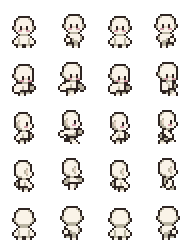
#> input picture data/character/base-walk-character.png, 96 x 120 px (shown 2 times larger)
$ python -i gen-spritesheets.py   (imports and definitions only)
#> lines starting #> are read from the running program, lines starting #| are printed output that depends on the picture
#> further down, picture is the input picture: PIL image 96x120 RGBA; mean R, G, B, A 41.3, 39.2, 37, 63
#!/usr/bin/env python3
"""
Generate 2x2 four-frame sprite sheets for the combat/pen/dungeon rig from the
single-frame dot sprites in data/sprites/.

Layout (per digimon):
  Row 0 (WALK cycle, always loops):   [frame0 bob-up]  [frame1 bob-down]
  Row 1 (HIT cycle, on attack/skill): [frame2 recoil]  [frame3 lean-back]

Each source dotNNN.PNG is 32x32 RGBA and maps to catalog id NNN via
`dot{NNN}.gif` (skullbot scheme). Output:
  backend/public/assets/sprites/<NNN>.png        (64x64, 2x2 grid: walk + hit)
  backend/public/assets/sprites-static/<NNN>.png (32x32, frame 0 only — the
                                                 non-dungeon still displays)

The rig (scene3d/src/sprite-rig.ts) slices the 2x2 sheet into 4 frames and
loops the walk row, switching to the hit row when playAttack() fires; the
sprites-static cell is what every 2D <img> (roster/lobby/cards) now reads.
"""
from __future__ import annotations

import os
import sys
from PIL import Image, ImageEnhance

ROOT = os.path.dirname(os.path.dirname(os.path.abspath(__file__)))
SRC_DIR = os.path.join(ROOT, "data", "sprites")
# Served by the backend's /assets/sprites (+ /assets/sprites-static) static
# mounts (frontend/public is root-owned and unwritable here; this mirrors how
# /assets/digimon and /assets/arenas are served from backend/public/assets in
# dev + prod).
OUT_DIR = os.path.join(ROOT, "backend", "public", "assets", "sprites")
OUT_STATIC_DIR = os.path.join(ROOT, "backend", "public", "assets", "sprites-static")

CELL = 32
SHEET = CELL * 2


def tint_red(img: Image.Image, amount: float) -> Image.Image:
    """Add a red wash to opaque pixels (used for the hit/recoil frames)."""
    if amount <= 0:
        return img
    rgb = img.convert("RGBA")
    px = rgb.load()
    w, h = rgb.size
    for y in range(h):
        for x in range(w):
            r, g, b, a = px[x, y]
            if a <= 30:
                continue
            nr = min(255, int(r + (255 - r) * amount))
            ng = max(0, int(g * (1 - amount * 0.5)))
            nb = max(0, int(b * (1 - amount * 0.5)))
            px[x, y] = (nr, ng, nb, a)
    return rgb


# [16 lines left out: function crop_to_bbox, not called in this run]


def make_sheet(src: Image.Image) -> Image.Image:
    base = src.convert("RGBA").resize((CELL, CELL), Image.NEAREST)
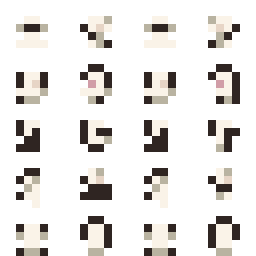
#> base: PIL image 32x32 RGBA (shown 8 times larger); mean R, G, B, A 38.9, 36.7, 34.6, 63.5; transparent parts drawn white
    sheet = Image.new("RGBA", (SHEET, SHEET), (0, 0, 0, 0))
#> sheet: PIL image 64x64 RGBA; every value is 0

    # WALK row: vertical bob (frame0 up, frame1 down) keeps it in-bounds enough
    # for a 32px billboard and reads clearly as a 2-frame march bounce.
    walk_a = Image.new("RGBA", (CELL, CELL), (0, 0, 0, 0))
#> walk_a: PIL image 32x32 RGBA; every value is 0
    walk_a.paste(base, (0, -2), base)  # shift up 2px -> feet gap, head near top
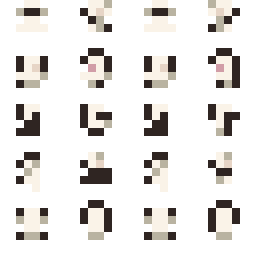
#> walk_a: PIL image 32x32 RGBA (shown 8 times larger); mean R, G, B, A 38.9, 36.7, 34.6, 63.5; transparent parts drawn white
    walk_b = Image.new("RGBA", (CELL, CELL), (0, 0, 0, 0))
    walk_b.paste(base, (0, 2), base)   # shift down 2px
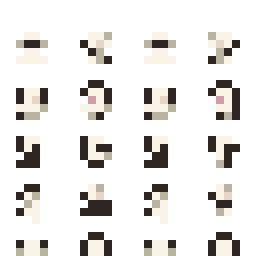
#> walk_b: PIL image 32x32 RGBA (shown 8 times larger); mean R, G, B, A 35.2, 33.2, 31.3, 58; transparent parts drawn white

    # HIT row: recoil (left + light red) then lean-back (right/down + strong red)
    hit_a = Image.new("RGBA", (CELL, CELL), (0, 0, 0, 0))
    hit_a.paste(tint_red(base, 0.35), (-3, 0), tint_red(base, 0.35))
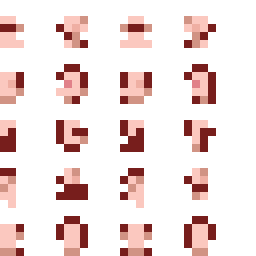
#> hit_a: PIL image 32x32 RGBA (shown 8 times larger); mean R, G, B, A 45.3, 29.2, 27.5, 60; transparent parts drawn white
    hit_b = Image.new("RGBA", (CELL, CELL), (0, 0, 0, 0))
    hit_b.paste(tint_red(base, 0.6), (1, 3), tint_red(base, 0.6))
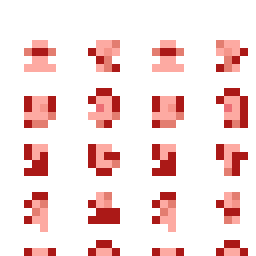
#> hit_b: PIL image 32x32 RGBA (shown 8 times larger); mean R, G, B, A 45.3, 21.2, 20, 54; transparent parts drawn white

    sheet.paste(walk_a, (0, 0))
    sheet.paste(walk_b, (CELL, 0))
    sheet.paste(hit_a, (0, CELL))
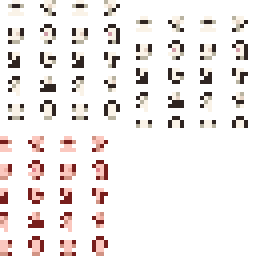
#> sheet: PIL image 64x64 RGBA (shown 4 times larger); mean R, G, B, A 29.9, 24.8, 23.3, 45.4; transparent parts drawn white
    sheet.paste(hit_b, (CELL, CELL))
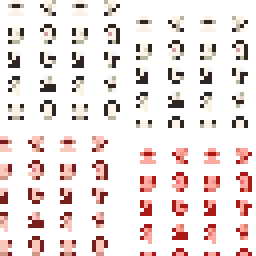
#> sheet: PIL image 64x64 RGBA (shown 4 times larger); mean R, G, B, A 41.2, 30.1, 28.3, 58.9; transparent parts drawn white
    return sheet


# [34 lines left out: function main, not called in this run]


# [2 lines not run here, left out]

>>> from PIL import Image
>>> picture = Image.open('../data/character/base-walk-character.png')
>>> result = make_sheet(picture)
